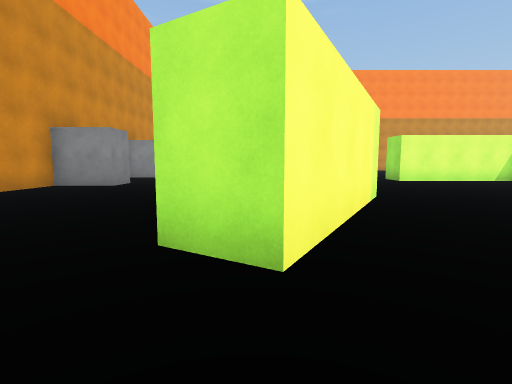
View 1 (above)

12 first-person views from a walk through a 3-D level made in the Unity game engine. The camera is 1.2 m above the floor, tilts 6° down and sees 85° across. The floor is counted in squares, 2 m on a side. Each view is taken from the middle of a square. On the plan, view 1 faces up. The plan holds only what a view shows up to about 9 squares ahead; the rest is blank. The player character is not drawn.

View 2
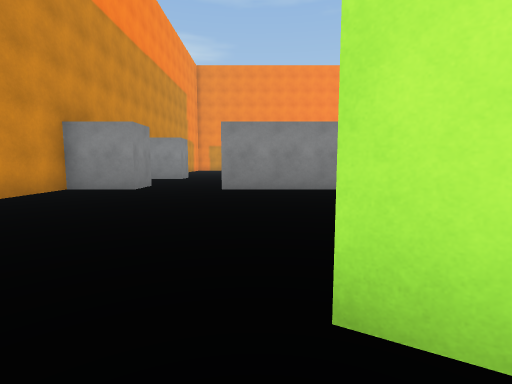

View 3
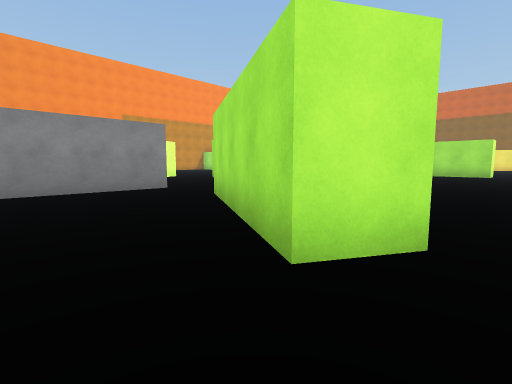

View 4
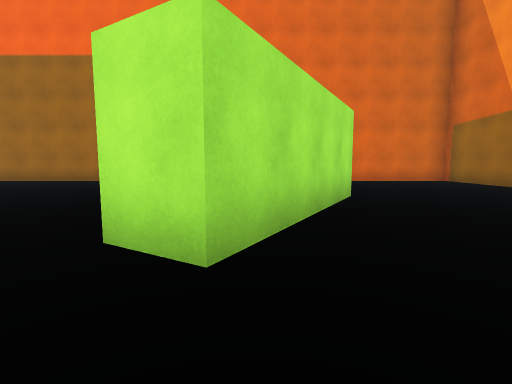

View 5
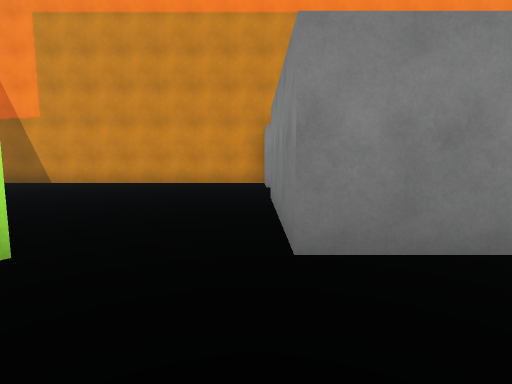

View 6
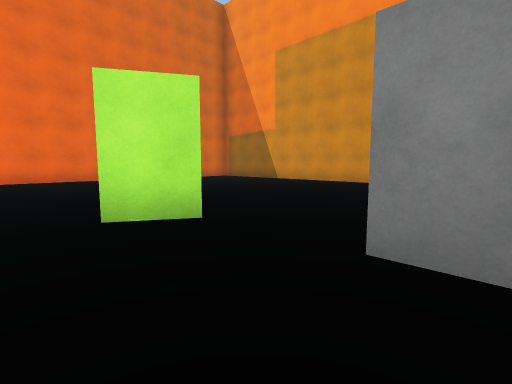

View 7
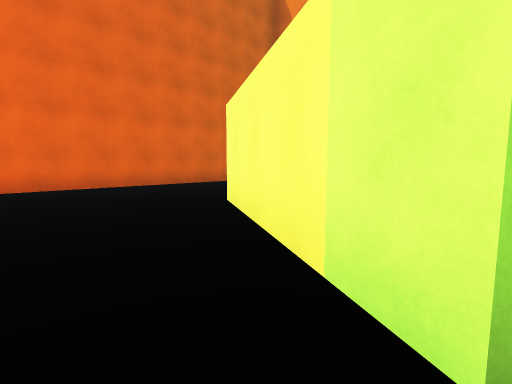

View 8
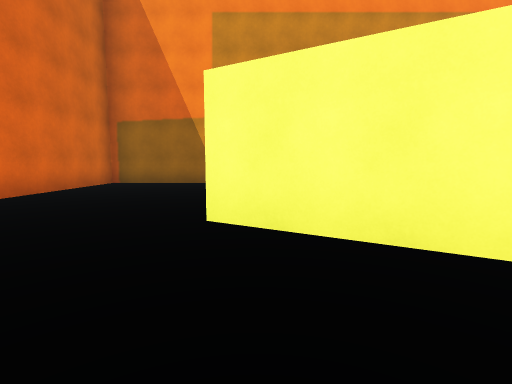

View 9
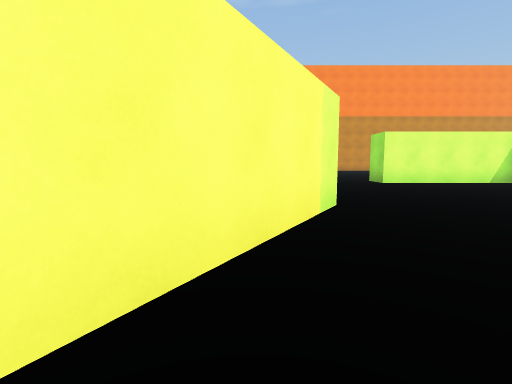

View 10
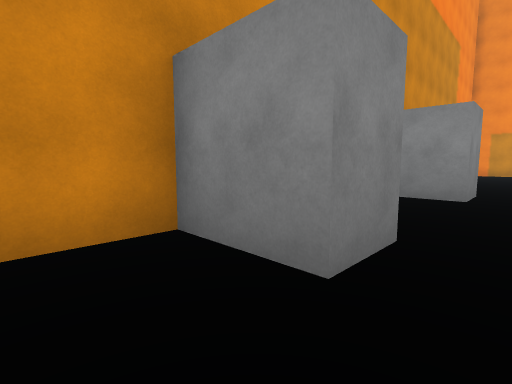

View 11
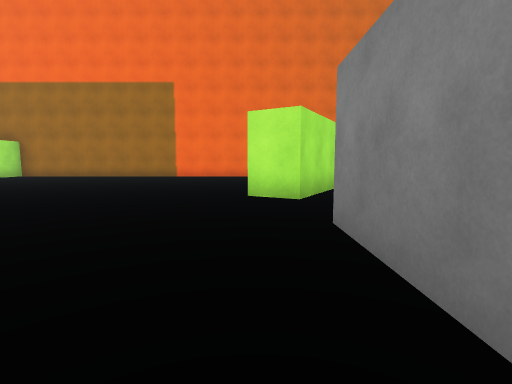

View 12
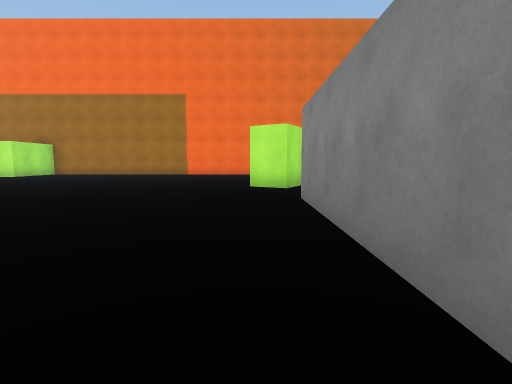

### Floor plan
Points are (right, up) in squares from view 1. A wall is a line through its corners. A room is listed if a view was taken in it or the views show most of it. See-through windows are left out.
Room 1 (views 1, 2, 3, 4, 5, 6, 7, 8, 9, 10, 11)
walls: (2.1, 4.9) (0.2, 1.5) (-0.7, 2) (1.3, 5.5) (2.1, 4.9); (8.6, 9.2) (4.8, 9.2) (4.8, 10.1); (1.2, 11.2) (1.2, 7.2) (-1.8, 7.2); (-3.7, 7.2) (-5.2, 7.2) (-5.2, -2.2) (2.8, -2.2)
ways out: opening at (2, 12) to room 2; opening at (-2.5, 8)
Room 2 (view 12)
walls: (-3.7, 12.2) (-3.7, 11.3)
ways out: opening at (2, 12) to room 1; opening at (-2.5, 12)

Positions as (right, up) in squares from view 1, and headings:
1: (0, 0), facing up
2: (-1, 1), facing up
3: (-2, 1), facing up-right
4: (1, 7), facing down
5: (3, 7), facing left
6: (3, 8), facing down-left
7: (3, 5), facing down-left
8: (3, 2), facing left
9: (1, 1), facing up
10: (-3, 6), facing up-left
11: (2, 10), facing down
12: (2, 12), facing down
